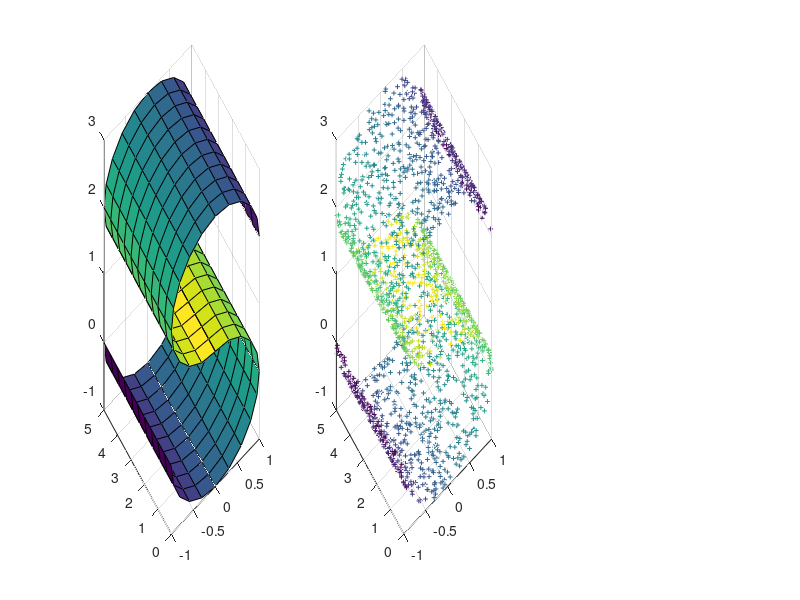

This figure's MATLAB source: (Note: this script raises an error after producing the figure.)
clc;
close all;
clear;

% S-CURVE DATASET

N=2000;
K=12;
d=2;

% PLOT TRUE MANIFOLD
tt = [-1:0.1:0.5]*pi;
uu = fliplr(tt);
hh = [0:0.1:1]*5;
xx = [cos(tt) -cos(uu)]'*ones(size(hh));
yy = ones(size([tt uu]))'*hh;
zz = [sin(tt) 2-sin(uu)]'*ones(size(hh));
cc = [tt uu]' * ones(size(hh));

subplot(1,3,1);
surf(xx,yy,zz,cc);

% GENERATE SAMPLED DATA

angle = pi*(1.5*rand(1,N/2)-1);
angle_lr = fliplr(angle);
height = 5*rand(1,N);
X = [[cos(angle), -cos(angle_lr)]; height; [ sin(angle), 2-sin(angle_lr)]];

% SCATTERPLOT OF SAMPLED DATA
subplot(1,3,2);
scatter3(X(1,:),X(2,:),X(3,:),12,[angle angle_lr],'+');

%% RUN LLE ALGORITHM
%Y=lle(X,K,d);
Y=lle_lite(X,K,d);
% SCATTERPLOT OF EMBEDDING
figure;
subplot(1,2,1);cla;
scatter(Y(1,:),Y(2,:),12,[angle angle_lr],'+');title('LLE')

%% PCA dimensionality reduction
C = double(X * X');
[V, D] = eig(C);
D = diag(D); % perform PCA on features matrix 
conf.V_pca = V(:, 1:d);
Y = conf.V_pca' * X;
subplot(1,2,2);
scatter(Y(1,:),Y(2,:),12,[angle angle_lr],'+');title('PCA')

